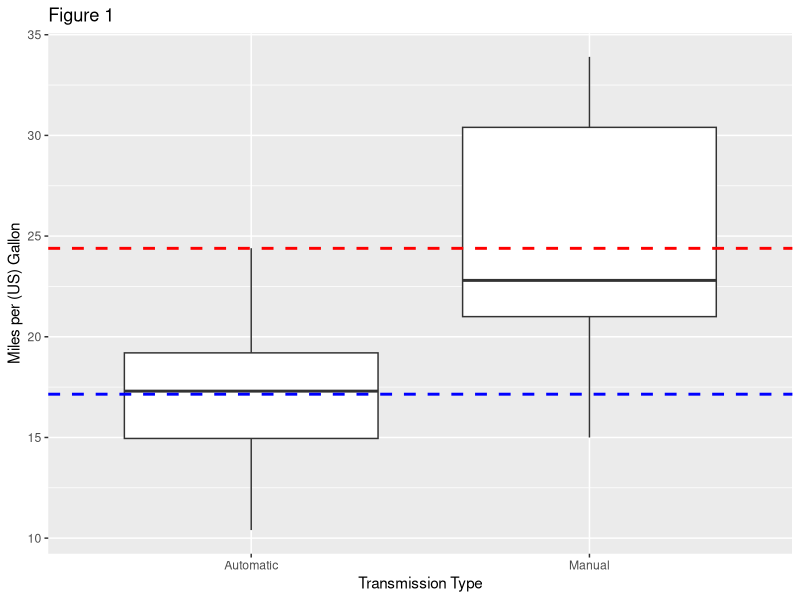
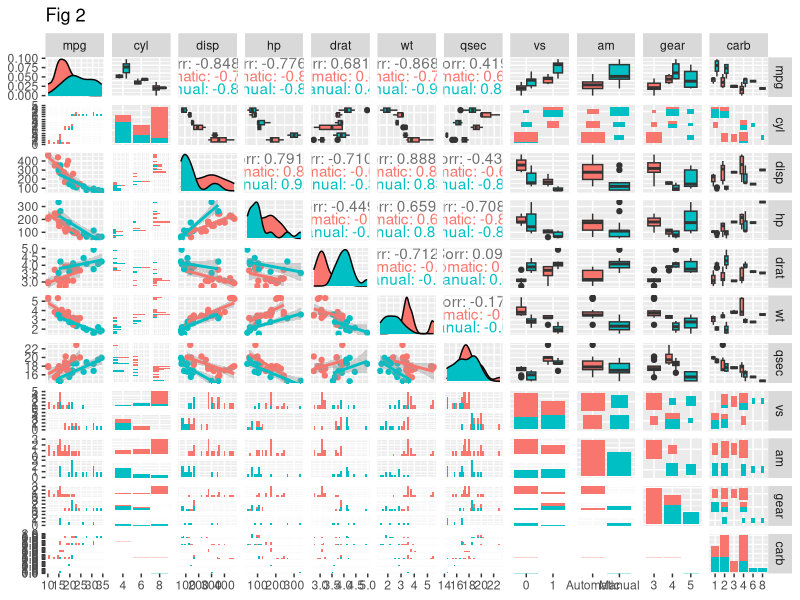
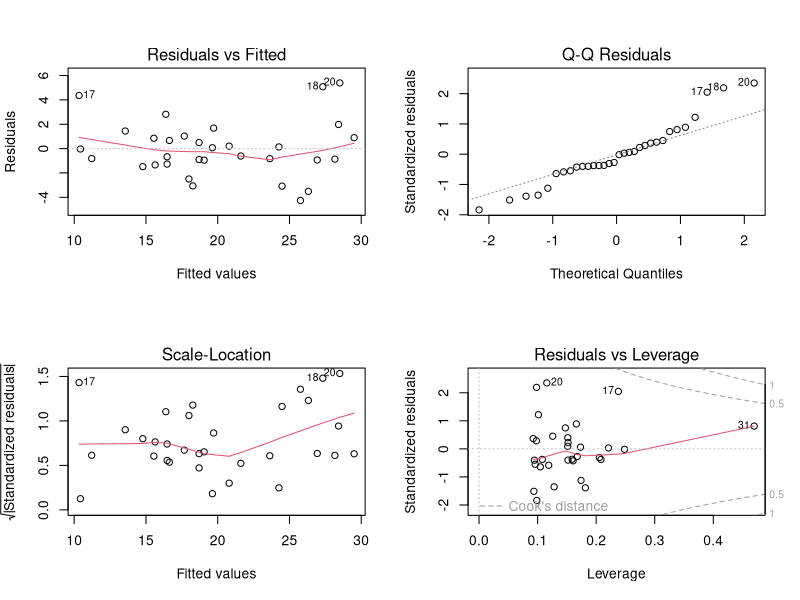

R code for these plots, in order:
## ---- chunk 1
knitr::opts_chunk$set(echo = TRUE, fig.width=7, fig.height=4, warning=FALSE, message=FALSE)
## ---- chunk 2
## Load necessary packages and dataset
require(tidyverse); require(ggplot2); require(GGally)
library(datasets); data("mtcars")
## ---- chunk 3
head(mtcars, 3)
## ---- chunk 4
dat <- as_tibble(mtcars)
dat <- dat %>% mutate(cyl = factor(cyl), vs = factor(vs), am = factor(am, labels = c("Automatic", "Manual")), gear = factor(gear), carb = factor(carb))
## ---- chunk 5
mtcartest <- t.test(dat$mpg[dat$am == "Manual"], dat$mpg[dat$am == "Automatic"])
pvalue <- round(mtcartest$p.value, 5)
mman <- round(mtcartest$estimate[1], 2)
mauto <- round(mtcartest$estimate[2], 2)
## ---- chunk 6
mtcars2 <- dat[,-7] # remove qsec as a feature
initmdl <- lm(mpg ~ ., data = mtcars2) # model mpg against all other variables
bestmdl <- step(initmdl, direction = "both") # determine step's best model
## ---- chunk 7
bestcoef <- bestmdl$coefficients
pvals <- summary(bestmdl)$coef[,4]  
round(bestcoef, 3)
paste("P-Values")
round(pvals, 3)
## ---- chunk 8
basemdl <- lm(mpg ~ am, mtcars2)
fit = update(bestmdl, mpg ~ cyl + hp + wt)
vartest <- anova(basemdl, fit, bestmdl)
## ---- chunk 9
pfit <- vartest$`Pr(>F)`[2]
## ---- chunk 10
cofwt <- round(summary(fit)$coef[5], 3)
summary(fit)$coef
## ---- chunk 11
meanA <- mean(dat$mpg[dat$am == "Automatic"])
meanM <- mean(dat$mpg[dat$am == "Manual"])
fig1 <- dat %>% ggplot(aes(x = am, y = mpg)) + 
  geom_boxplot() + 
  xlab("Transmission Type") + ylab("Miles per (US) Gallon") + 
  ggtitle("Figure 1") + 
  geom_hline(yintercept = meanM, colour = "red", size = 1, linetype = 2) + 
  geom_hline(yintercept = meanA, colour = "blue", size = 1, linetype = 2)
fig1
## ---- chunk 12
ggpairs(dat, aes(color = am), lower = list(continuous = "smooth"), title = "Fig 2")
## ---- chunk 13
par(mfrow= c(2,2))
plot(fit)
## ---- chunk 14
t.test(dat$mpg[dat$am == "Manual"], dat$mpg[dat$am == "Automatic"])
